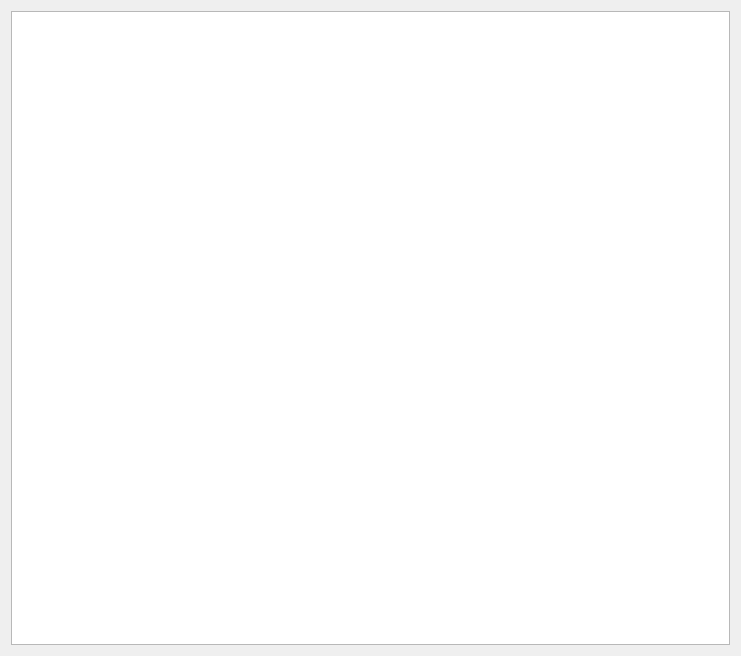
<?xml version="1.0" encoding="UTF-8"?>
<ui version="4.0">
 <class>WiringDialog</class>
 <widget class="QDialog" name="WiringDialog">
  <property name="geometry">
   <rect>
    <x>0</x>
    <y>0</y>
    <width>741</width>
    <height>656</height>
   </rect>
  </property>
  <property name="windowTitle">
   <string>Wiring</string>
  </property>
  <layout class="QHBoxLayout" name="horizontalLayout">
   <item>
    <widget class="QTableView" name="tableView">
     <property name="editTriggers">
      <set>QAbstractItemView::AnyKeyPressed|QAbstractItemView::DoubleClicked|QAbstractItemView::EditKeyPressed|QAbstractItemView::SelectedClicked</set>
     </property>
     <property name="showDropIndicator" stdset="0">
      <bool>false</bool>
     </property>
     <property name="dragDropOverwriteMode">
      <bool>false</bool>
     </property>
     <property name="alternatingRowColors">
      <bool>true</bool>
     </property>
     <property name="selectionMode">
      <enum>QAbstractItemView::SingleSelection</enum>
     </property>
     <property name="selectionBehavior">
      <enum>QAbstractItemView::SelectRows</enum>
     </property>
    </widget>
   </item>
  </layout>
 </widget>
 <resources/>
 <connections/>
</ui>
